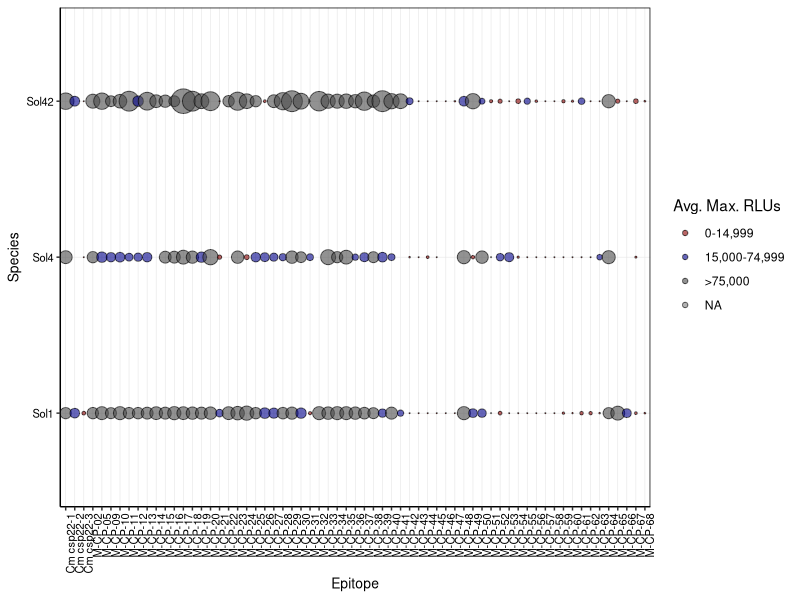
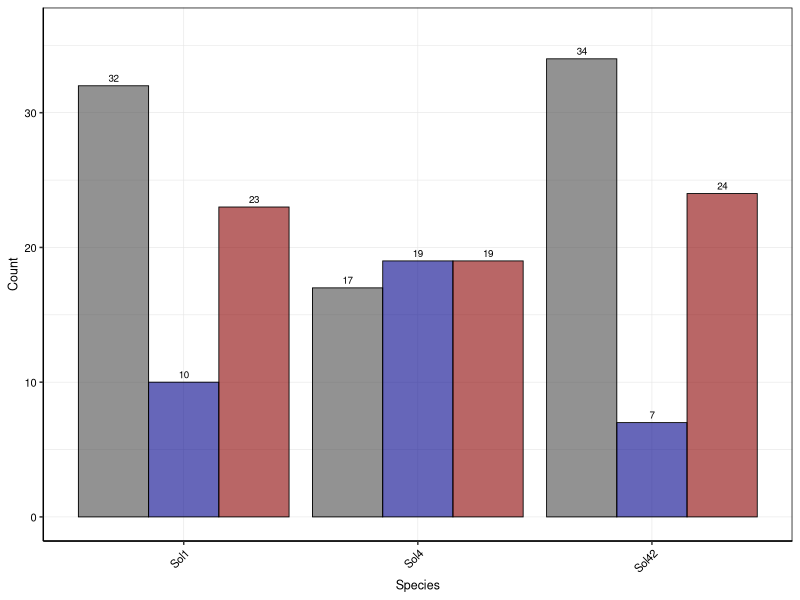

R code for these plots, in order:
# Load the ggplot2 library
library(ggplot2)
library(readxl)
library(reshape2)

# Read the Excel file from the same directory
data <- as.data.frame(readxl::read_xlsx(path = "./09_testing_and_dropout/ROS_screen_plots/Summary_csp22_validation_data.xlsx"))
save_sol_name <- data[1,]
data <- data[-1,]
data <- reshape2::melt(data, id.vars = c("Sol Number"))
colnames(data) <- c("Epitope", "Sol_Number", "value")
data$value <- as.numeric(data$value)

# 1. Handle negative values for size: Replace values < 0 with 1
# We create a new column for size to keep the original 'value' for coloring
data$size_mapped <- ifelse(data$value < 0, 1, data$value)

# Define the colors
data$color_category <- cut(data$value, breaks = c(-Inf, 14999, 75000, Inf), labels = c("0-14,999", "15,000-74,999", ">75,000"), right = TRUE)
color_mapping <- c("0-14,999" = "#8B0000", "15,000-74,999" = "#00008B", ">75,000" = "#4A4A4A")

# --- Create the Bubble Plot ---
bubble_plot <- ggplot(data, aes(x = Sol_Number, y = Epitope)) +
  geom_point(aes(size = size_mapped, fill = color_category), shape = 21, color = "black", alpha = 0.6) +
  scale_size_continuous(range = c(0.05, 8), guide = "none") +
  scale_fill_manual(values = color_mapping,name = "Avg. Max. RLUs") +
  ylab("Epitope") +
  xlab("Species") +
  theme_classic() +
  coord_flip() +
  theme(legend.position = "right", 
    axis.text.x = element_text(angle = 90, hjust = 1, size = 8, color = "black"),
    axis.text.y = element_text(size = 8, color = "black"),
    axis.title.x = element_text(size = 10, color = "black"),
    axis.title.y = element_text(size = 10, color = "black"),
    panel.border = element_rect(color = "black", fill = NA),
    panel.grid.minor = element_line(color = "grey90", size = 0.2),
    panel.grid.major = element_line(color = "grey90", size = 0.2))


# If you want to save the plot:
ggsave("./09_testing_and_dropout/ROS_screen_plots/ROS_bubble_plot.pdf", plot = bubble_plot, width = 10, height = 2.2, dpi = 300)


# Create summary plot of immunogenic outcomes grouped by Sol_Number
summary_plot <- ggplot(data[!is.na(data$value),], aes(x = Sol_Number, fill = factor(color_category, 
        levels = c(">75,000", "15,000-74,999", "0-14,999")))) +
  geom_bar(position = "dodge", color = "black", alpha = 0.6, linewidth = 0.3) +
  scale_fill_manual(values = color_mapping, name = "RLU Category") +
  ylim(0, 36) +
  theme_classic() +
  theme(
    axis.text.x = element_text(angle = 45, hjust = 1, size = 8, color = "black"),
    axis.text.y = element_text(size = 8, color = "black"), 
    axis.title.x = element_text(size = 9, color = "black"),
    axis.title.y = element_text(size = 9, color = "black"),
    legend.position = "none",
    panel.border = element_rect(color = "black", fill = NA),
    panel.grid.minor = element_line(color = "grey90", size = 0.2),
    panel.grid.major = element_line(color = "grey90", size = 0.2)
  ) +
  labs(x = "Species", y = "Count") +
  geom_text(stat = 'count', 
            aes(label = after_stat(count)), 
            position = position_dodge(width = 0.9),
            vjust = -0.5,
            size = 2.5)

# Save the summary plot
ggsave("./09_testing_and_dropout/ROS_screen_plots/ROS_summary_plot.pdf", plot = summary_plot, width = 1.9, height = 2.2, dpi = 300)
